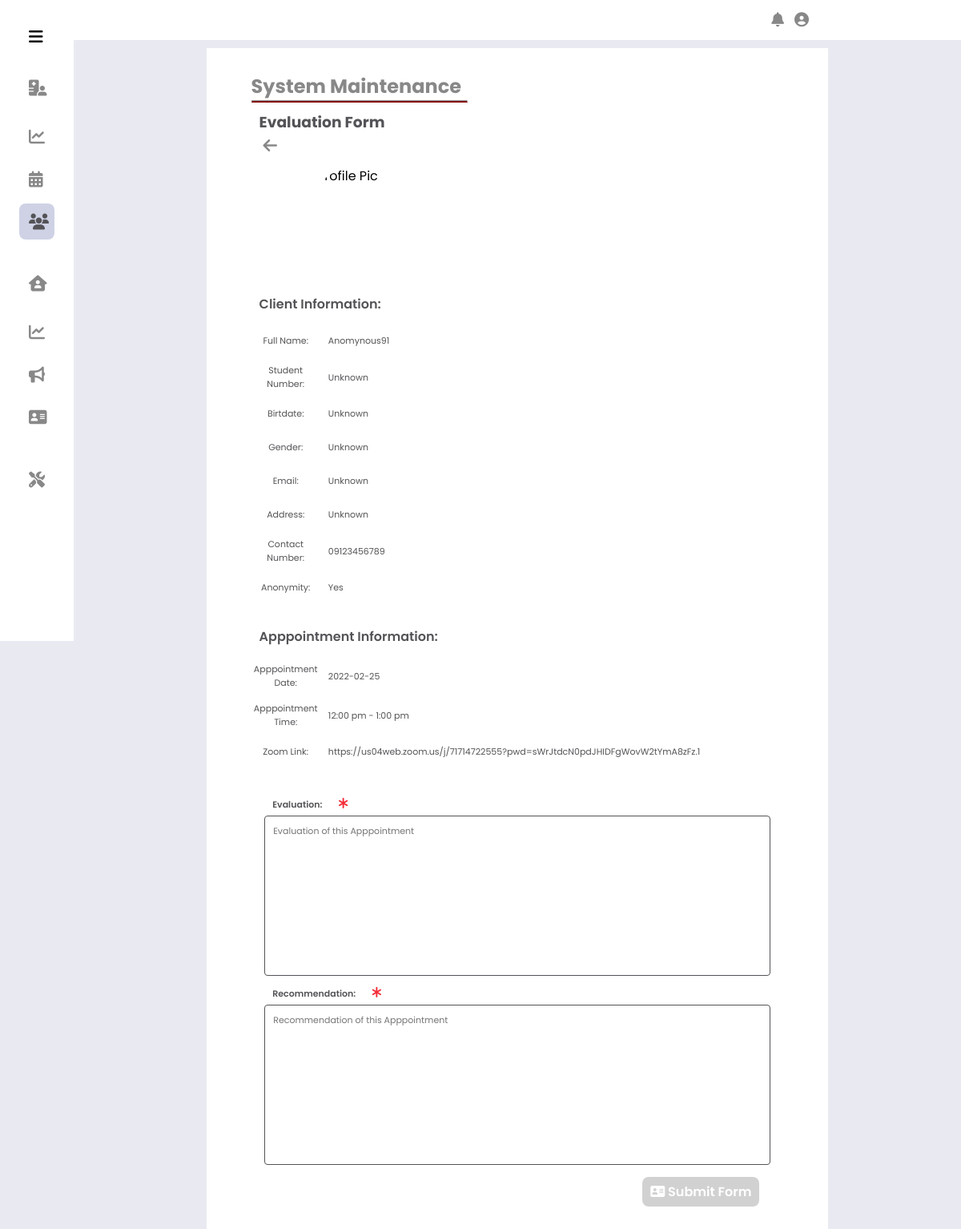
Page /Administrator/Counceling Client Evaulation Form/?a_id=68 (signed in) on the committed database.
### tables this page shows
CREATE TABLE IF NOT EXISTS `schedules` (
  `id` int NOT NULL AUTO_INCREMENT,
  `anonymity` varchar(255) NOT NULL,
  `title` varchar(255) NOT NULL,
  `email_add` varchar(255) NOT NULL,
  `client_id` int NOT NULL,
  `app_date` date NOT NULL,
  `start_app` datetime NOT NULL,
  `end_app` datetime NOT NULL,
  `stat` varchar(255) NOT NULL,
  `remarks` int NOT NULL,
  `reason` text,
  `cancel_id` int DEFAULT NULL,
  `cancel_reason` text,
  `CounseZLink` text,
  PRIMARY KEY (`id`),
  KEY `appointSched_clientID` (`client_id`),
  KEY `appointSched_evaluator` (`remarks`)
);

CREATE TABLE IF NOT EXISTS `clientaccountinfo` (
  `ClientAccountID` int NOT NULL AUTO_INCREMENT,
  `ClientFirstName` varchar(255) NOT NULL,
  `ClientMiddleName` varchar(255) DEFAULT NULL,
  `ClientLastName` varchar(255) NOT NULL,
  `ClientSuffix` varchar(50) DEFAULT NULL,
  `ClientStudentNo` varchar(15) NOT NULL,
  `RoleID` int NOT NULL,
  `ClientBDay` date NOT NULL,
  `ClientAddress` text NOT NULL,
  `ClientContactNo` varchar(25) NOT NULL,
  `ClientGuardian` varchar(255) NOT NULL,
  `ClientGuardianNo` varchar(25) NOT NULL,
  `ClientEmailAdd` varchar(255) NOT NULL,
  `ClientPassword` varchar(32) NOT NULL,
  `ClientGenderID` int NOT NULL,
  `code` varchar(255) DEFAULT NULL,
  PRIMARY KEY (`ClientAccountID`),
  KEY `gender_role` (`ClientGenderID`),
  KEY `user_role` (`RoleID`)
);

### Administrator/Counceling Client Evaulation Form/index.php (the view, shortened to what this page needs)
<?php
    include_once('../includes/header.php');
    $a_id = $_GET['a_id'];
    $query = $conn->query("SELECT
    t1.id,
    t1.anonymity,
    t1.email_add,
    t1.stat,
    t1.app_date,
    t1.start_app,
    t1.end_app,
    t1.CounseZLink,
    t2.ClientAccountID as cID,
    t2.ClientStudentNo as studNum,
    t2.ClientFirstName as firstName,
    t2.ClientMiddleName as middleName,
    t2.ClientLastName as lastName,
    t3.Description as gender,
    t2.ClientAddress as client_address,
    t2.ClientBDay as birthdate,
    t2.ClientContactNo as contact_num
     from schedules as t1
     INNER JOIN clientaccountinfo as t2 ON t1.client_id = t2.ClientAccountID
     INNER JOIN genderrole as t3 ON t2.ClientGenderID = t3.GenderID
     WHERE t1.id = '$a_id'");
    $row2 = mysqli_fetch_array($query);
    $anonymity = $row2['anonymity'];
    $cID = $row2['cID'];
    $contactnum = $row2['contact_num'];
    $app_date = $row2['app_date'];
    $start_app = $row2['start_app'];
    $nstart_app = date("g:i a", strtotime($start_app));
    $end_app = $row2['end_app'];
    $nend_app = date("g:i a", strtotime($end_app));
    $CounseZLink = $row2['CounseZLink'];
    if($anonymity != 'Yes'){
        $email_add = $row2['email_add'];
        $studNum = $row2['studNum'];
        $fname = $row2['firstName'].' '.$row2['middleName'].' '.$row2['lastName'];
        $gender = $row2['gender'];
        $address = $row2['client_address'];
        $birthday = $row2['birthdate'];
        $sql_fetchpic = mysqli_query($conn, "SELECT PictureFilename from clientprofilepictureinfo WHERE ClientAccountID = '$cID' AND UsedStatus = TRUE ");
        while($detailpic = mysqli_fetch_assoc($sql_fetchpic))
        {
            $directory = "../../assets/user_profile_pic/client/";
            $prof_pic = $detailpic['PictureFilename'];
        }
        $profile_pic = "<img class='prof_pic' id='prof_pic' src='$directory$studNum/$prof_pic' alt='Profile Pic'>";
    }
    elseif($anonymity == 'Yes'){
        $email_add = 'Unknown';
        $studNum = 'Unknown';
        $fname = "Anomynous$cID";
        $gender = 'Unknown';
        $address = 'Unknown';
        $birthday = 'Unknown';
        $profile_pic = "<img class='prof_pic' id='prof_pic' src='../../assets/user_profile_pic/default_user.jpg' alt='Profile Pic'>";
    }
?>
    <div class="body_container">
        <div class="content">
            <div class="title">
                <h1>System Maintenance</h1>
                <hr>
            </div>
            <div class="subcontent">
                    <form id="evalEntry" method ="POST" action="assets/insert_eval.php">
                    <h3 class="subtitle">Evaluation Form</h3>
                        <a href="../Counceling Client Page/" class="acc_bttn"><i class="fas fa-arrow-left"></i></a>
                        <div class="profile_pic">
                            <div id="prof_pic_div">
                                <?php echo $profile_pic; ?>
                            </div>
                        </div>
                        <h4>Client Information:</h4>
                        <div class="input_group">
                            <div class="input_container">
                                <label for="#" class="label">Full Name: </label>
                                <div class="input " id="input_fst_name">
                                    <input class="input-field" type="text" value="<?= $fname ?>" name="fst_name" id="fst_name" readonly>
                                </div>
                            </div>
                            <div class="input_container">
                                <label for="#" class="label">Student Number: </label>
                                <div class="input " id="input_mid_name">
                                    <input class="input-field" type="text" value="<?= $studNum ?>" name="mid_name" id="mid_name" readonly>
                                </div>
                            </div>
                            <div class="input_container">
                                <label for="#" class="label">Birtdate: </label>
                                <div class="input " id="input_mid_name">
                                    <input class="input-field" type="text" value="<?= $birthday ?>" name="mid_name" id="mid_name" readonly>
                                </div>
                            </div>
                            <div class="input_container">
                                <label for="#" class="label">Gender: </label>
                                <div class="input " id="input_last_name">
                                    <input class="input-field" type="text" value="<?= $gender ?>" name="last_name" id="last_name" readonly>
                                </div>
                            </div>
                            <div class="input_container">
                                <label for="#" class="label">Email: </label>
                                <div class="input " id="input_admin_email">
                                    <input class="input-field" type="text" value="<?= $email_add ?>" name="admin_email" id="admin_email" readonly>
                                </div>
                            </div>
                            <div class="input_container">
                                <label for="#" class="label">Address: </label>
                                <div class="input " id="input_add">
                                    <input class="input-field " type="" value="<?= $address ?>" name="add" id="add" readonly>
                                </div>
                            </div>
                            <div class="input_container">
                                <label for="#" class="label">Contact Number: </label>
                                <div class="input " id="input_admin_contact">
                                    <input class="input-field" type="text" value="<?= $contactnum ?>" name="admin_contact" id="admin_contact" readonly>
                                </div>
                            </div>
                            <div class="input_container">
                                <label for="#" class="label">Anonymity: </label>
                                <div class="input " id="input_admin_contact">
                                    <input class="input-field" type="text" value="<?= $anonymity ?>" name="admin_contact" id="admin_contact" readonly>
                                </div>
                            </div>
                        </div>
                        <h4>Apppointment Information:</h4>
                        <div class="input_group">
                            <div class="input_container">
                                <label for="#" class="label">Apppointment Date: </label>
                                <div class="input " id="input_mid_name">
                                    <input class="input-field" type="text" value="<?= $app_date ?>" name="mid_name" id="mid_name" readonly>
                                </div>
                            </div>
                            <div class="input_container">
                                <label for="#" class="label">Apppointment Time: </label>
                                <div class="input " id="input_mid_name">
                                    <input class="input-field" type="text" value="<?= $nstart_app.' - '.$nend_app ?>" name="mid_name" id="mid_name" readonly>
                                </div>
                            </div>
                            <div class="input_container link">
                                <label for="#" class="label">Zoom Link: </label>
                                <div class="input " id="input_mid_name">
                                    <input class="input-field" type="text" value="<?= $CounseZLink ?>" name="mid_name" id="mid_name" readonly>
                                </div>
                            </div>
                        </div>
                        <div class="input_group">
                            <div class="eval">
                                <label for="#" class="label">Evaluation: </label>
                                <i class="fa-solid fa-asterisk"></i>
                                <div class="input " id="input_fst_name">
                                    <textarea class="input-field evalInput" placeholder="Evaluation of this Apppointment" name="evaluation" id="evaluation"></textarea>
                                </div>
                            </div>
                            <div class="eval">
                                <label for="#" class="label">Recommendation: </label>
                                <i class="fa-solid fa-asterisk"></i>
                                <div class="input " id="input_fst_name">
                                    <textarea class="input-field evalInput" placeholder="Recommendation of this Apppointment" name="recommendation" id="recommendation"></textarea>
                                </div>
                            </div>
                        </div>
                        <div class="action_content">
                            <button class= "bttn" type="submit" name="submit" id="submit">
                            <i class="fa-solid fa-address-card"></i>  Submit Form</button>
                        </div>
                    </form>
            </div>
        </div>
    </div>
</body>
</html>

### Administrator/includes/css/side_nav.css (style rules this page uses)
:root { --nav-width: 92px; --button-color-font-icon: rgb(136, 136, 136); --button-hover-color-font-icon: rgb(84, 83, 87); --button-hover-bg: rgb(207 210 229); --color-content0-bg: white; --body-color: rgb(209, 209, 209); --normal-font-size: 1rem; --small-font-size: .875rem; --z-index: 100; }
* { margin: 0; padding: 0; box-sizing: border-box; font-family: 'Poppins',sans-serif; }
body { margin: 0; position: relative; padding: 0 0 0 5.75rem; transition: .5s; background-color: #e9eaf1; }
h1 { margin: 0; }
.fas { font-size: 1.25rem; margin-right: 3px; }

### Administrator/includes/css/admin_navbar.css (style rules this page uses)
* { margin: 0; padding: 0; box-sizing: border-box; font-family: 'Poppins',sans-serif; }
:root { --nav-width: 92px; --button-color-font-icon: rgb(136, 136, 136); --button-hover-color-font-icon: rgb(84, 83, 87); --button-hover-bg: rgb(160, 160, 160); --color-content0-bg: white; --maroong-content-bg: #810000; --maroong-content-hover: #630000; --body-color: rgb(209, 209, 209); --dark--color: #45474b; --blue-color: #2a88e6; --normal-font-size: 1rem; --small-font-size: .875rem; --meduim-font-size: 15px; }
body { position: relative; background-color: #e9eaf1; }

### Administrator/includes/css/maintenance.css (style rules this page uses)
:root { --nav-width: 92px; --button-color-font-icon: rgb(136, 136, 136); --button-hover-color-font-icon: rgb(84, 83, 87); --button-hover-bg: rgb(160, 160, 160); --color-content0-bg: white; --maroong-content-bg: #810000; --maroong-content-hover: #630000; --body-color: rgb(209, 209, 209); --normal-font-size: 1rem; --small-font-size: .875rem; --meduim-font-size: 15px; }
* { margin: 0; padding: 0; box-sizing: border-box; font-family: 'Poppins',sans-serif; }
.body_container { display: flex; align-items: center; justify-content: center; padding-top: 50px; padding-bottom: 10px; }
.content { background-color: var(--color-content0-bg); margin-top: 10px; padding: 30px 5% 30px; width: 70%; height: auto; }
.content .title { width: 220px; }
.title h1 { font-size: 1.5rem; color: var(--button-color-font-icon); display: inline-block; }
.title hr { border-bottom: 2px solid var(--maroong-content-bg); }
.content .subcontent { width: 100%; height: auto; padding-bottom: 20px; }

### Administrator/includes/css/modal_placement.css (style rules this page uses)
:root { --nav-width: 92px; --button-color-font-icon: rgb(136, 136, 136); --button-hover-color-font-icon: rgb(84, 83, 87); --button-hover-bg: rgb(160, 160, 160); --color-content0-bg: white; --maroong-content-bg: #810000; --maroong-content-hover: #630000; --body-color: rgb(209, 209, 209); --normal-font-size: 1rem; --small-font-size: .875rem; --meduim-font-size: 15px; }
* { margin: 0; padding: 0; box-sizing: border-box; font-family: 'Poppins',sans-serif; }

### Administrator/includes/css/modal_upload_placement.css (style rules this page uses)
:root { --nav-width: 92px; --button-color-font-icon: rgb(136, 136, 136); --button-hover-color-font-icon: rgb(84, 83, 87); --button-hover-bg: rgb(160, 160, 160); --color-content0-bg: white; --maroong-content-bg: #810000; --maroong-content-hover: #630000; --body-color: rgb(209, 209, 209); --normal-font-size: 1rem; --small-font-size: .875rem; --meduim-font-size: 15px; }
* { margin: 0; padding: 0; box-sizing: border-box; font-family: 'Poppins',sans-serif; }

### rows in the picture
schedules: fst_name "Anomynous91", mid_name "Unknown", last_name "Unknown", admin_email "Unknown", add "Unknown", admin_contact "09123456789", admin_contact "Yes", mid_name "2022-02-25", mid_name "12:00 pm - 1:00 pm", mid_name "https://us04web.zoom.us/j/71714722555?pwd=sWrJtdcN0pdJHIDFgWovW2tYmA8zFz.1"
